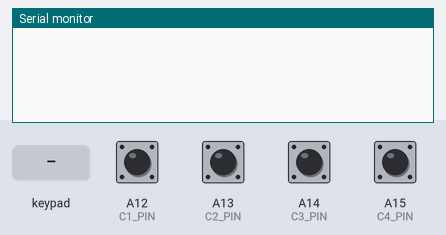
A sketch run on a simulated Arduino Mega 2560, built with avr-gcc and run on an emulated ATmega2560. Parts: the last lines printed to the serial monitor. Wiring (inferred from the names in the program): 4×4 keypad with keys 1 2 3 A 4 5 6 B 7 8 9 C * 0 # D: rows A8, A9, A10, A11; columns A12, A13, A14, A15. The inputs (shaded band) are chosen by the test bench; at power-on: A12 (C1_PIN), A13 (C2_PIN), A14 (C3_PIN), A15 (C4_PIN) HIGH.

Above: at 1.2 s.
1.3 s: key '1' pressed
At 1.8 s:
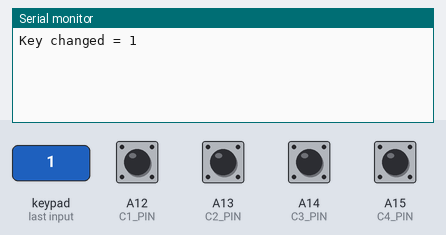
2.8 s: keypad keys 1 2 # pressed 0.4 s apart
At 4.8 s:
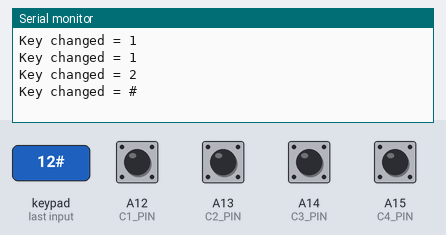
5.5 s: key 'A' pressed
At 6.2 s:
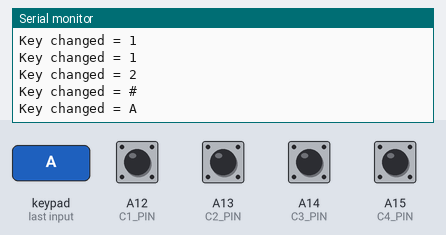
7.0 s: keypad keys 1 2 * pressed 0.4 s apart
At 9.2 s:
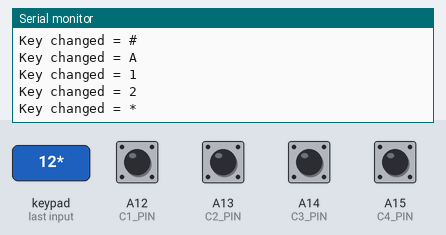
9.7 s: key 'B' pressed
At 10.6 s:
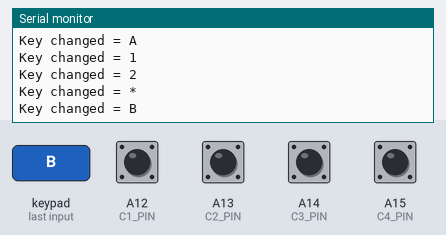
11.2 s: keypad keys 1 2 D pressed 0.4 s apart
At 12.4 s:
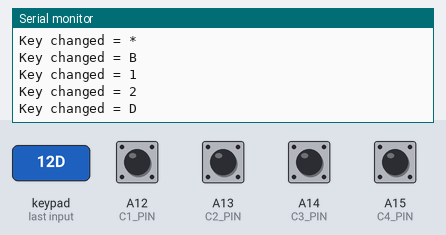

Measured:
- after the input at 1.3 s, the serial monitor: prints a new line at once (image 1)
- after the input at 2.8 s, the serial monitor: prints a new line after 0.40 s (image 2)
- after the input at 5.5 s, the serial monitor: prints a new line at once (image 3)
- after the input at 7.0 s, the serial monitor: prints a new line at once (image 4)
- after the input at 9.7 s, the serial monitor: prints a new line at once (image 5)
- after the input at 11.2 s, the serial monitor: prints a new line at once (image 6)

The sketch:

keypad.ino
```cpp
/**
* Interrupt Lab - Extra Credit (3.1)
*
* Summary
* TODO
*
*
* Rows will be set to HIGH, columns will be set to LOW.
*/


/**
* ==============================================================================
* -  Keypad Pins  --------------------------------------------------------------
* ==============================================================================
*/
#define R1_PIN A8   // PK0 (PCINT16)
#define R2_PIN A9   // PK1 (PCINT17)
#define R3_PIN A10  // PK2 (PCINT18)
#define R4_PIN A11  // PK3 (PCINT19)
#define C1_PIN A12  // PK4 (PCINT20)
#define C2_PIN A13  // PK5 (PCINT21)
#define C3_PIN A14  // PK6 (PCINT22)
#define C4_PIN A15  // PK7 (PCINT23)

#define DEB_THRESH 50000  // 50 ms

/**
* ==============================================================================
* -  Constants  ----------------------------------------------------------------
* ==============================================================================
*/
static const char KEY_MAP[4][4] = {
  { '1', '2', '3', 'A' },
  { '4', '5', '6', 'B' },
  { '7', '8', '9', 'C' },
  { '*', '0', '#', 'D' }
};

static volatile unsigned long lastInterrupt = 0;
static volatile uint8_t prev = 0xF0;     // assume all high
static volatile uint8_t changed = 0x00;  // assume no change
static volatile bool intTriggered = false;

/**
* ==============================================================================
* -  Interrupt Service Routine  ------------------------------------------------
* ==============================================================================
*/
ISR(PCINT2_vect) {
  cli();
  unsigned long currInterrupt = micros();

  if (currInterrupt - lastInterrupt > DEB_THRESH) {
    uint8_t curr = PINK;
    changed = curr ^ prev;
    prev = curr;

    intTriggered = true;  // do not enable interrupts until processed
    lastInterrupt = currInterrupt;
  }
}

/**
* ==============================================================================
* -  Utility Functions  --------------------------------------------------------
* ==============================================================================
*/
uint8_t log2(uint8_t n) {
  uint8_t ret = 0;
  while (n > 0) {
    n >>= 1;
    ret++;
  }
  return ret;
}

uint8_t getKeydown(uint8_t offset) {
  if (changed & (1 << (4 + offset))) {
    PORTK = 0x00;  // turn off rows
    for (int i = 0; i < 4; i++) {
      PORTK = (1 << i);
      if (PINK & (1 << (4 + offset))) {
        uint8_t ret = (1 << i);
        PORTK = 0xF0;
        return ret;
      }
    }
    PORTK = 0xF0;  // turn back on rows
  }
  return 0x00;
}

/**
* ==============================================================================
* -  Arduino Built-Ins  --------------------------------------------------------
* ==============================================================================
*/
void setup() {
  cli();
  DDRK = 0x0F;   // configures direction (input/output)
  PORTK = 0xF0;  // writes output state OR enables internal pull-up resistors
  sei();

  // enable pin change interrupts for Port K
  PCICR |= (1 << PCIE2);
  PCMSK2 = 0xF0;

  Serial.begin(9600);
}

void loop() {
  if (intTriggered) {
    intTriggered = false;

    uint8_t col = ((prev ^ changed) & changed) >> 4;
    uint8_t row = getKeydown(0) | getKeydown(1) | getKeydown(2) | getKeydown(3);
    uint8_t kmc = log2(col) - 1;  // key map column
    uint8_t kmr = log2(row) - 1;  // key map row
    if (kmc < 0 || kmc >= 4 || kmr < 0 || kmr >= 4) {
      sei();
      return;
    }

    Serial.print("Key changed = ");
    Serial.println(KEY_MAP[log2(row) - 1][log2(col) - 1]);

    sei();
  }
}
```
